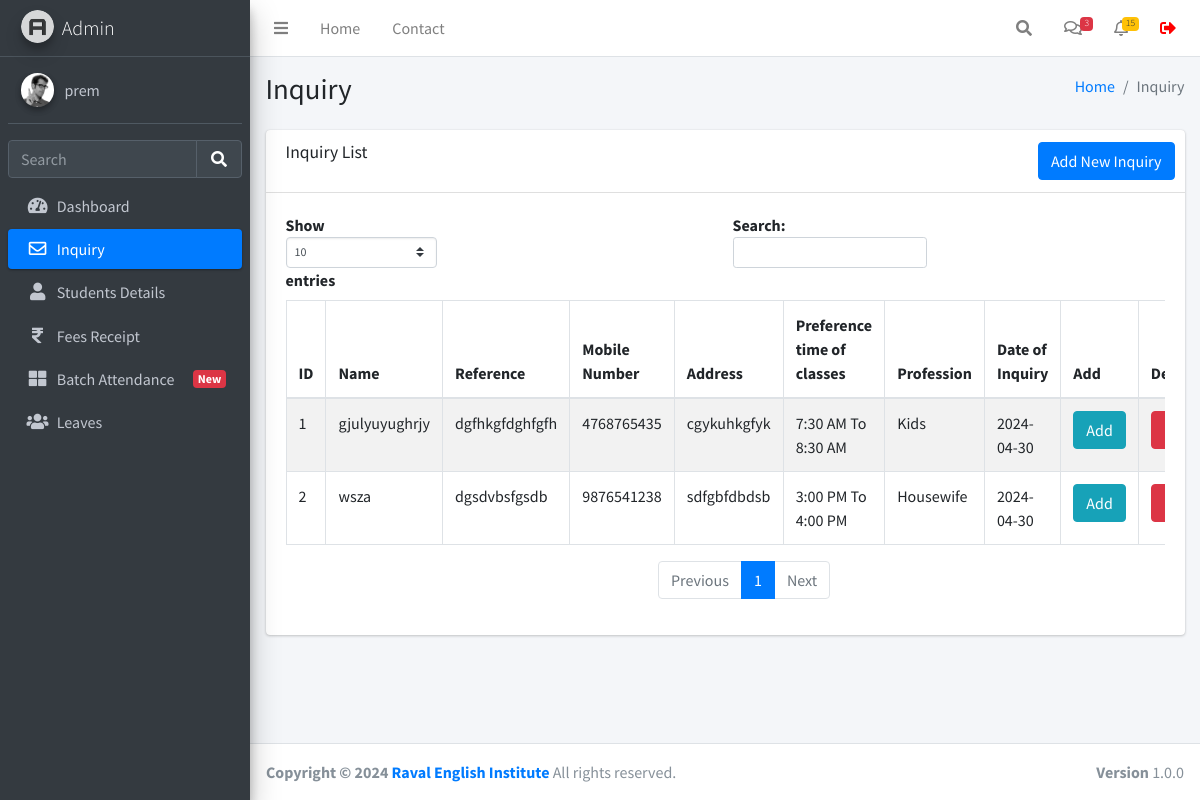
/inquiry.php (signed in), run on an earlier commit of the app's database.
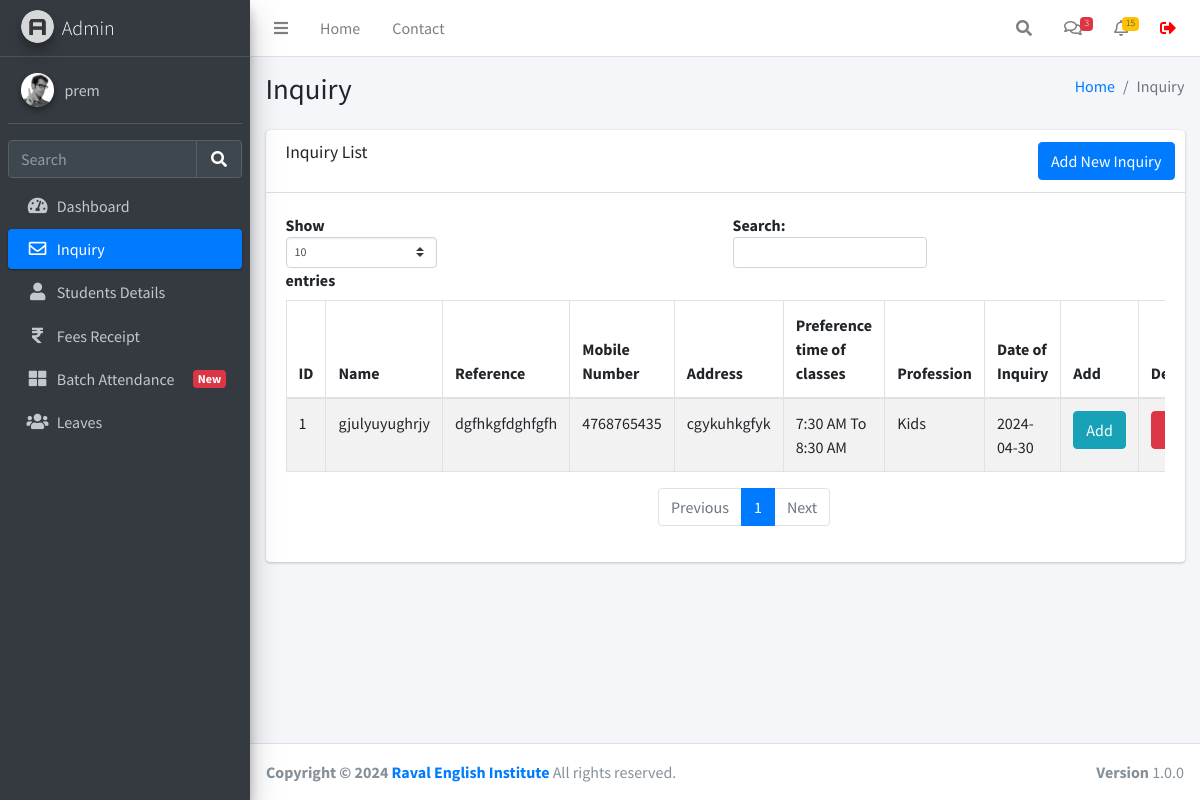
And on a later commit of the database.
### tables this page shows
CREATE TABLE `inquiryinfo` (
  `id` int(11) NOT NULL,
  `name` varchar(255) NOT NULL,
  `reference` varchar(255) NOT NULL,
  `address` varchar(255) NOT NULL,
  `mobile_number` varchar(10) NOT NULL,
  `time_of_classes` varchar(255) NOT NULL,
  `profession` varchar(255) NOT NULL,
  `date` date NOT NULL,
  `created_at` datetime DEFAULT current_timestamp()
);

### function.php (called while the page is built, shortened)
<?php
require_once('db.php');
function selectFromTable($tableName, $columns, $whereConditions) {
    global $db;
    try {
        $sql = "SELECT " . implode(', ', $columns) . " FROM $tableName";
        $stmt = $db->prepare($sql);
        $stmt->execute();
        return $stmt->fetchAll(PDO::FETCH_ASSOC);
    } catch (PDOException $e) {
        return false;
    }
}
?>

### inquiry.php (the view, shortened to what this page needs)
<!DOCTYPE html>
<html lang="en">
<head>
</head>
<?php include('./header.php');?>
<div class="content-wrapper">
    <div class="content-header">
        <div class="container-fluid">
            <div class="row mb-2">
                <div class="col-sm-6">
                    <h1 class="m-0">Inquiry</h1>
                </div>
                <div class="col-sm-6">
                    <ol class="breadcrumb float-sm-right">
                        <li class="breadcrumb-item"><a href="./dashboard.php">Home</a></li>
                        <li class="breadcrumb-item active">Inquiry</li>
                    </ol>
                </div>
            </div>
        </div>
    </div>
    <section class="content">
        <div class="container-fluid">
            <div class="row">
                <div class="col-12">
                    <div class="card">
                        <div class="card-header">
                            <h3 class="card-title">Inquiry List</h3>
                            <div class="card-tools">
                                <a href="./inquiryform.php" class="btn btn-primary">Add New Inquiry</a>
                            </div>
                        </div>
                        <div class="card-body">
                            <div class="table-responsive">
                                <table id="example1" class="table table-bordered table-striped">
                                    <thead>
                                    <tr>
                                        <th>ID</th>
                                        <th>Name</th>
                                        <th>Reference</th>
                                        <th>Mobile Number</th>
                                        <th>Address</th>
                                        <th>Preference time of classes</th>
                                        <th>Profession</th>
                                        <th>Date of Inquiry</th>
                                        <th>Add</th>
                                        <th>Delete</th>
                                    </tr>
                                    </thead>
                                    <tbody>
                                    <?php
                                    require_once 'function.php';
                                    $rows = selectFromTable('inquiryinfo', ['id', 'name', 'reference', 'mobile_number', 'address', 'time_of_classes', 'profession', 'date'], []);
                                    $index = 1;
                                    foreach ($rows as $row) {
                                        echo "<tr>";
                                        echo "<td>" . $index++ . "</td>";
                                        echo "<td>" . $row['name'] . "</td>";
                                        echo "<td>" . $row['reference'] . "</td>";
                                        echo "<td>" . $row['mobile_number'] . "</td>";
                                        echo "<td>" . $row['address'] . "</td>";
                                        echo "<td>" . $row['time_of_classes'] . "</td>";
                                        echo "<td>" . $row['profession'] . "</td>";
                                        echo "<td>" . $row['date'] . "</td>";
                                        echo "<td><a href='javascript:void(0);' onclick='confirmAdd(" . $row['id'] . ")' class='btn btn-info'>Add</a></td>";
                                        echo "<td><a href='javascript:void(0);' onclick='confirmDelete(" . $row['id'] . ")' class='btn btn-danger'>Delete</a></td>";
                                        echo "</tr>";
                                    }
                                    ?>
                                    </tbody>
                                </table>
                            </div>
                        </div>
                    </div>
                </div>
            </div>
        </div>
    </section>
</div>
<link href="https://cdn.jsdelivr.net/npm/toastr/build/toastr.min.css" rel="stylesheet"/>
<?php include('./footer.php');?>

What changed in the data, as far as the page shows it:
removed inquiryinfo: name "wsza", reference "dgsdvbsfgsdb", mobile_number "9876541238", address "sdfgbfdbdsb", time_of_classes "3:00 PM To 4:00 PM", profession "Housewife", date "2024-04-30"
